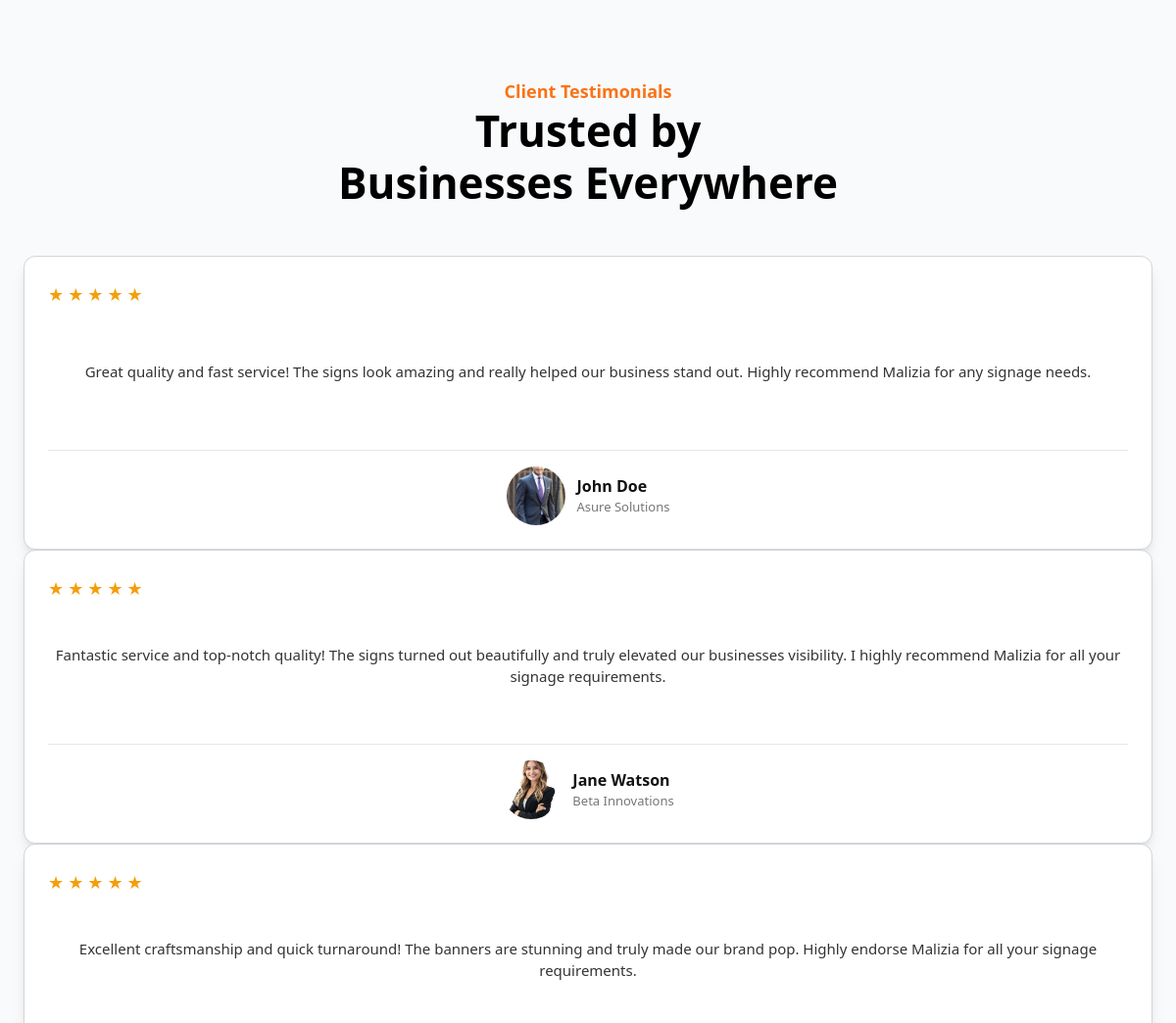
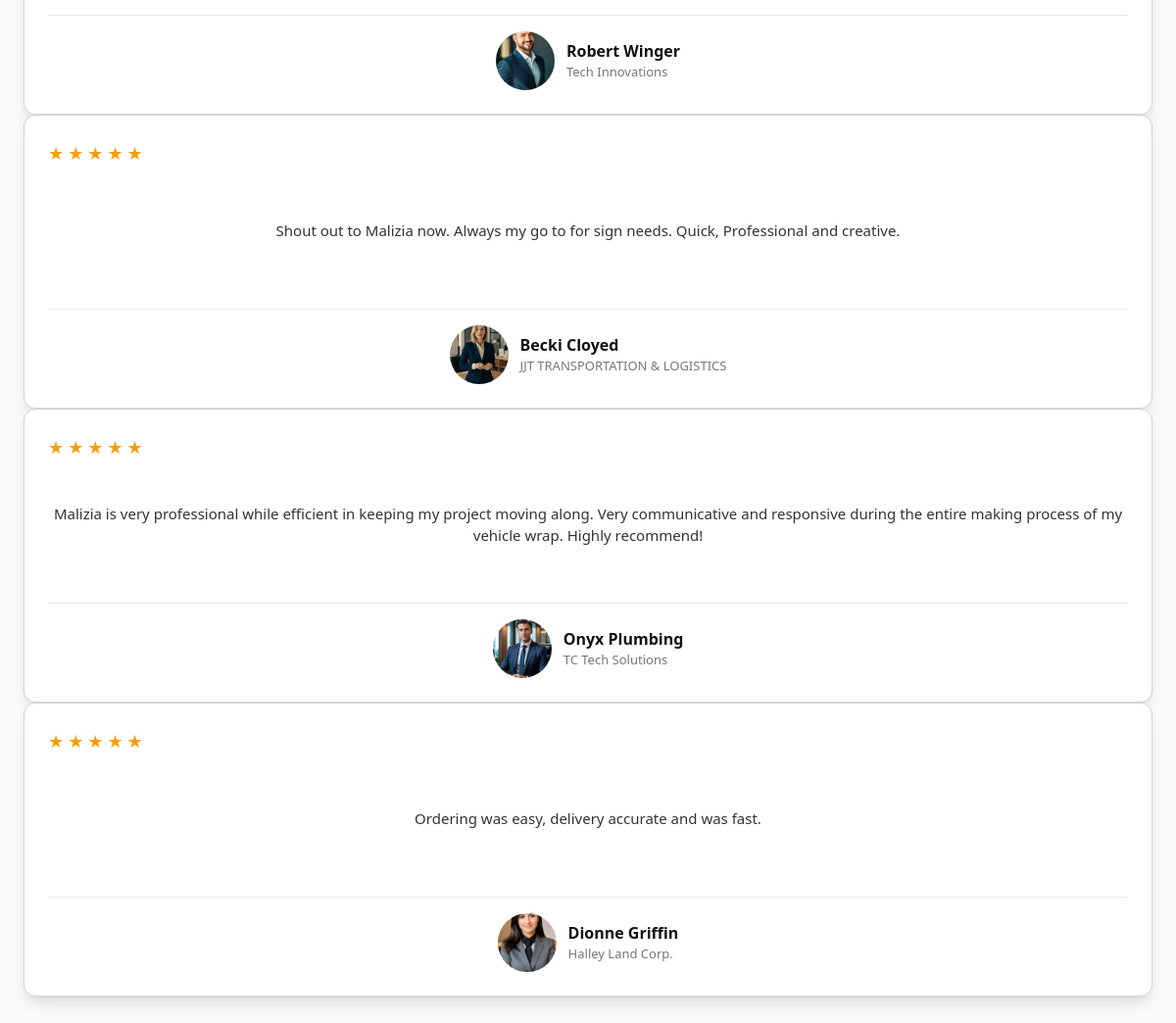
Screenshot of /section8/ with the database file from the repository (2 pictures, top to bottom).
### app/models.py (models this page shows, shortened)
class Section8(models.Model):
    client_name = models.CharField(max_length=100)
    client_role = models.CharField(max_length=100)
    client_image = models.ImageField(upload_to='Section8/', blank=True, null=True)
    rating = models.PositiveSmallIntegerField(default=5)
    message = models.TextField()
    display_order = models.PositiveIntegerField(default=0)
    created_at = models.DateTimeField(auto_now_add=True)
    class Meta:
        ordering = ['display_order']

### app/views.py (the view)
# urls.py: path('section8/', views.section8_view, name='section8'),
def section8_view(request):
    testimonials = Section8.objects.all()
    return render(request, 'section8.html', {'testimonials': testimonials})

### app/templates/section8.html (shortened to what this page needs)
{% load static %}
<!DOCTYPE html>
<html lang="en">
<head>
  <script src="https://cdn.tailwindcss.com"></script>
  <link rel="stylesheet" href="https://cdn.jsdelivr.net/npm/swiper@10/swiper-bundle.min.css"/>
</head>
<body class="bg-gray-50 text-black">
  <section class="py-20 bg-gray-50">
    <div class="text-center mb-12 px-4">
      <p style="color: #f97316; font-size: 1.125rem; font-weight: 600;">Client Testimonials</p>
      <h2 style="color: #000000; font-size: 2.75rem; font-weight: 800; line-height: 1.2;">
        Trusted by<br>Businesses Everywhere
      </h2>
    </div>
    <div class="swiper mySwiper relative pt-4 pb-20" style="max-width: 1200px; margin: auto; padding: 0 16px;">
      <div class="swiper-wrapper">
           {% for testimonial in testimonials %}
            <div class="swiper-slide px-2">
               <div class="bg-white border border-gray-300 rounded-xl shadow-lg p-6 flex flex-col justify-between text-center h-full min-h-[300px]">
                 <div class="text-lg mb-4 flex space-x-1">
                   {% for i in "12345" %}
                     {% if forloop.counter <= testimonial.rating %}
                       <span style="color: #f59e0b;">★</span>
                     {% else %}
                       <span class="text-gray-300">★</span>
                     {% endif %}
                   {% endfor %}
                 </div>
                  <p style="font-size: 15px; color: #333333; margin-bottom: 20px;">
                    {{ testimonial.message }}
                  </p>
                  <div style="display: flex; align-items: center; justify-content: center; margin-top: 10px; border-top: 1px solid #e5e7eb; padding-top: 16px;">
                    <img src="{% if testimonial.client_image %}{{ testimonial.client_image.url }}{% else %}{% static 'images/default-avatar.jpg' %}{% endif %}"
                      alt="{{ testimonial.client_name }}"
                      style="width: 60px; height: 60px; border-radius: 50%; object-fit: cover; margin-right: 12px;" />
                    <div style="text-align: left;">
                      <p style="margin: 0; font-weight: bold; color: #111111;">{{testimonial.client_name }}</p>
                      <p style="margin: 0; color: #777777; font-size: 13px;">{{ testimonial.client_role }}</p>
                    </div>
                  </div>
               </div>
             </div>
          {% endfor %}
        </div>
      </div>
  </section>
</body>
</html>

### rows the page displays
Section8: rating 5 (drawn), message "Great quality and fast service! The signs look amazing and really helped our business stand out. Highly recommend Malizia for any signage needs.", client_image (picture), client_name "John Doe", client_role "Asure Solutions"
Section8: rating 5 (drawn), message "Fantastic service and top-notch quality! The signs turned out beautifully and truly elevated our businesses visibility. I highly recommend Malizia for all your signage requirements.", client_image (picture), client_name "Jane Watson", client_role "Beta Innovations"
Section8: rating 5 (drawn), message "Excellent craftsmanship and quick turnaround! The banners are stunning and truly made our brand pop. Highly endorse Malizia for all your signage requirements.", client_image (picture), client_name "Robert Winger", client_role "Tech Innovations"
Section8: rating 5 (drawn), message "Shout out to Malizia now. Always my go to for sign needs. Quick, Professional and creative.", client_image (picture), client_name "Becki Cloyed", client_role "JJT TRANSPORTATION & LOGISTICS"
Section8: rating 5 (drawn), message "Malizia is very professional while efficient in keeping my project moving along. Very communicative and responsive during the entire making process of my vehicle wrap. Highly recommend!", client_image (picture), client_name "Onyx Plumbing", client_role "TC Tech Solutions"
Section8: rating 5 (drawn), message "Ordering was easy, delivery accurate and was fast.", client_image (picture), client_name "Dionne Griffin", client_role "Halley Land Corp."
